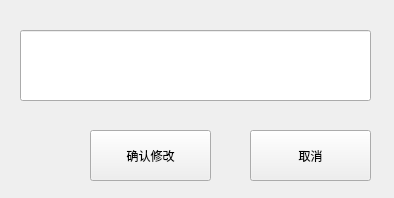
<?xml version="1.0" encoding="UTF-8"?>
<ui version="4.0">
 <class>modi_dialog</class>
 <widget class="QWidget" name="modi_dialog">
  <property name="geometry">
   <rect>
    <x>0</x>
    <y>0</y>
    <width>394</width>
    <height>198</height>
   </rect>
  </property>
  <property name="windowTitle">
   <string>Form</string>
  </property>
  <widget class="QLineEdit" name="lineEdit">
   <property name="geometry">
    <rect>
     <x>20</x>
     <y>30</y>
     <width>351</width>
     <height>71</height>
    </rect>
   </property>
  </widget>
  <widget class="QPushButton" name="pushButton">
   <property name="geometry">
    <rect>
     <x>90</x>
     <y>130</y>
     <width>121</width>
     <height>51</height>
    </rect>
   </property>
   <property name="text">
    <string>确认修改</string>
   </property>
  </widget>
  <widget class="QPushButton" name="pushButton_2">
   <property name="geometry">
    <rect>
     <x>250</x>
     <y>130</y>
     <width>121</width>
     <height>51</height>
    </rect>
   </property>
   <property name="text">
    <string>取消</string>
   </property>
  </widget>
 </widget>
 <resources/>
 <connections/>
</ui>
